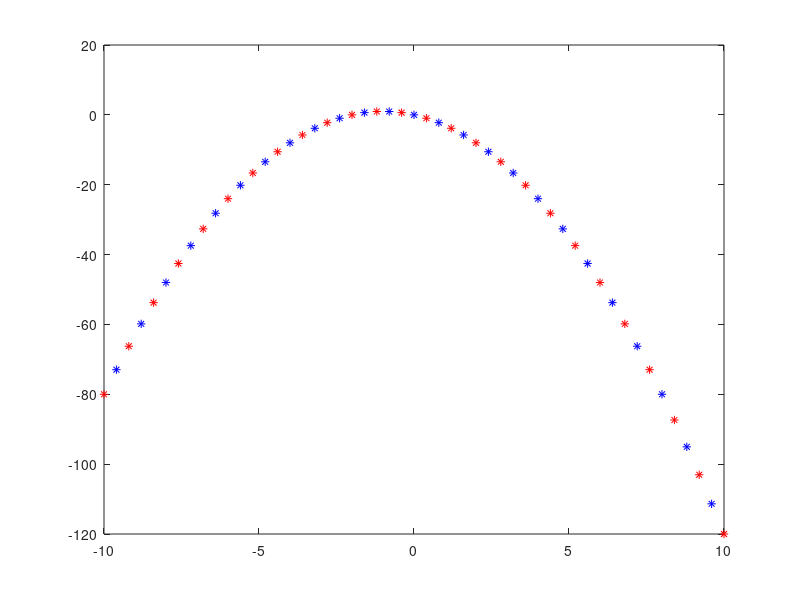

This chart was generated by the following MATLAB code: (Note: this script raises an error after producing the figure.)
%Task5
%%Copy and page code in AnfisModel.m
numPts = 51;
x = linspace(-10,10,numPts)';
y = -2*x-x.^2;
data = [x y];
trndata = data(1:2:numPts,:);
chkdata=data(2:2:numPts,:);

%Take a look to the training output

plot(trndata(:,1),trndata(:,2),'*r')

% and the cheking output:
hold on
plot(chkdata(:,1),chkdata(:,2),'*b')

% Set the number and type of membership funciotns:
numMFs = 10;
mfType='trimf';

fismat=(genfis1(trndata,numMFs,mfType))
numEpochs=40;
[fismat1,trnErr,ss,fismat2,chkErr]=anfis(trndata,fismat,numEpochs,NaN,chkdata);


anfis_y=evalfis(x(:,1),fismat1);
plot(trndata(:,1),trndata(:,2),'o',chkdata(:,1),chkdata(:,2),'x',x,anfis_y,'-')


hold on;
plot(x,y)

writefis(fismat1,'fismat1')